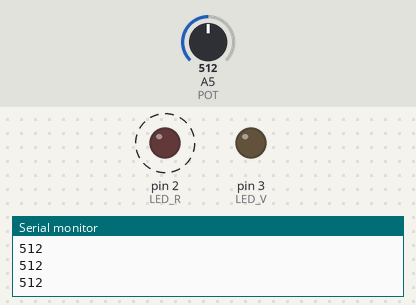
Simulated run of this sketch. Board: Arduino Uno, built with avr-gcc and run on an emulated ATmega328P. On the bench: output pins drawn as LEDs (lit = HIGH), the last lines printed to the serial monitor. Dashed ring = blinking. Inputs (shaded band) come from the test bench; at power-on: A5 (POT) = 512.

Above: at 1.25 s.
1.3 s: A5 (POT) set to 524
At 1.55 s:
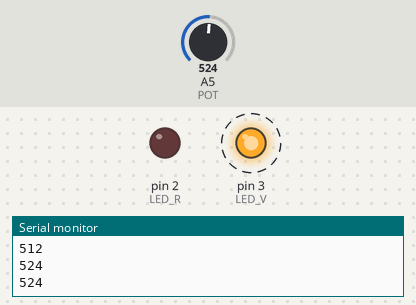
4.3 s: A5 (POT) set to 511
At 4.46 s:
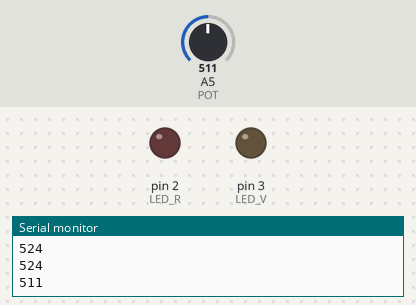
7.3 s: A5 (POT) set to 716
At 7.56 s:
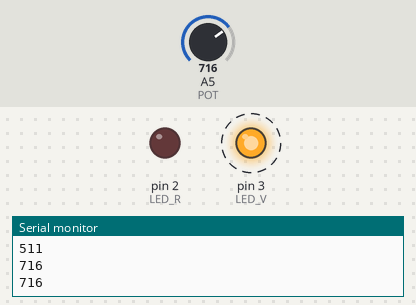
Timing chart, 0 to 16.3 s (numbered marks = the images above; inputs shaded):
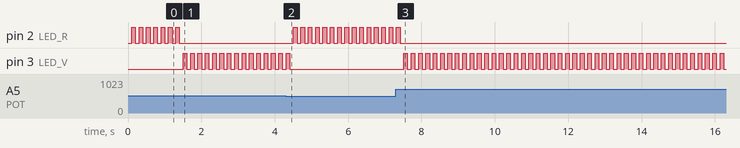

The sketch:

Reto_21.ino
```cpp
#define POT A5 // POTENCIÓMETRO en entrada analógica A5
#define LED_R 2
#define LED_V 3

int valor_pot = 0; // Variable para recoger valor POTENCIOMETRO

void setup()
{
pinMode(LED_R, OUTPUT);//constante LED_R=2 y la configuro como salida
pinMode(LED_V, OUTPUT);//constante LED_V=3 y la configuro como salida
Serial.begin(9600); // Configuro Monitor Serie 9600 Baudios
}

void loop()
{
digitalWrite(LED_R, LOW);
digitalWrite(LED_V, LOW);

// Cargamos en la varible valor del POTENCIÓMETRO
valor_pot = analogRead(POT);

Serial.println(valor_pot);
delay(100);


if(valor_pot <= 512)
{
  digitalWrite(LED_R, HIGH);
  digitalWrite(LED_V, LOW);
  Serial.println(valor_pot);
  delay(100);
}
else
{
  digitalWrite(LED_R, LOW);
  digitalWrite(LED_V, HIGH);
  Serial.println(valor_pot);
  delay(100);
}

}
```

Measured:
- the behaviour switches between 512 and 513 on A5 (POT) (found by bisection; images 0 and 1)
- after the input at 1.3 s, pin 2 (LED_R): goes on until 1.4 s, then stays LOW; pin 3 (LED_V): alternates HIGH for 0.10 s and LOW for 0.10 s, starting after 0.20 s
- after the input at 4.3 s, pin 2 (LED_R): alternates HIGH for 0.10 s and LOW for 0.10 s, starting after 0.21 s; pin 3 (LED_V): goes on until 4.4 s, then stays LOW
- after the input at 7.3 s, pin 2 (LED_R): goes on until 7.4 s, then stays LOW; pin 3 (LED_V): alternates HIGH for 0.10 s and LOW for 0.10 s, starting after 0.22 s
- by itself, pin 2 (LED_R): alternates HIGH for 0.10 s and LOW for 0.10 s
